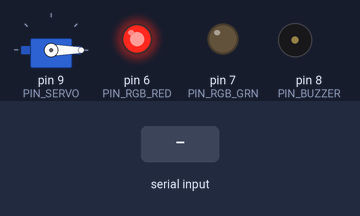
Bench run of a sketch on a simulated Arduino Uno, built with avr-gcc and run on an emulated ATmega328P. Parts: servo, output pins drawn as LEDs (lit = HIGH), buzzer (waves = sounding). Wiring (inferred from the names in the program): servo: signal pin 9. Inputs (shaded band) come from the test bench. Servo pulses on a pin are drawn as a servo (544–2400 µs = 0–180°); pins used as bus, display or sensor lines are not drawn.

Above: at 1.82 s.
2.5 s: "1" received over Serial
At 3.5 s:
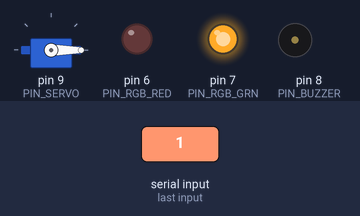
At 8.1 s:
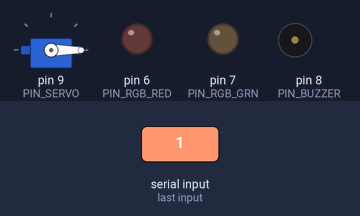
Timing chart, 0 to 11.5 s (numbered marks = the images above; inputs shaded):
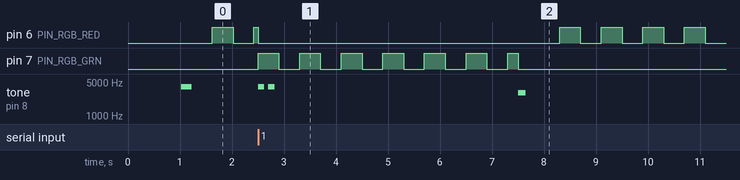

Measured:
- after the input at 2.5 s, pin 7 (PIN_RGB_GRN): goes 6 × (HIGH 0.40 s, LOW 0.40 s), HIGH 0.20 s, then LOW, starting at once; tone on pin 8 (PIN_BUZZER): plays 4000 Hz for 0.12 s, 4000 Hz for 0.12 s, 3000 Hz for 0.15 s, starting at once
- by itself, pin 6 (PIN_RGB_RED): repeats every 0.80 s: HIGH 0.40 s, LOW 0.40 s

The sketch:

smarthome_arduino.ino
```cpp
#define TEST_MODE 0

const int PIN_SERVO    = 9;
const int PIN_RGB_RED  = 6;
const int PIN_RGB_GRN  = 7;
const int PIN_BUZZER   = 8;

const unsigned long FLASH_MS = 400;
const int ANGLE_LOCKED = 90;
const int ANGLE_UNLOCKED = 0;
const unsigned long UNLOCK_HOLD_MS = 5000;
const unsigned long TEST_CYCLE_MS = 8000;

int servoPulseUs = 1500;
unsigned long lastServoPulse = 0;

unsigned long unlockStartTime = 0;
unsigned long lastTestTime = 0;
bool isUnlocked = false;
unsigned long lastFlashTime = 0;
bool flashOn = true;

void setServoAngle(int angle) {
  angle = (angle >= 0 && angle <= 180) ? angle : (angle < 0 ? 0 : 180);
  servoPulseUs = 500 + (angle * 2000) / 180;
}

void servoUpdate() {
  unsigned long now = millis();
  if (now - lastServoPulse >= 20) {
    lastServoPulse = now;
    digitalWrite(PIN_SERVO, HIGH);
    delayMicroseconds(servoPulseUs);
    digitalWrite(PIN_SERVO, LOW);
  }
}

const int BEEP_FREQ_HIGH = 4000;
const int BEEP_FREQ_LOW  = 3000;

void beep(int durationMs, int frequencyHz) {
  tone(PIN_BUZZER, frequencyHz);
  delay(durationMs);
  noTone(PIN_BUZZER);
}

void beepDouble() {
  beep(120, BEEP_FREQ_HIGH);
  delay(80);
  beep(120, BEEP_FREQ_HIGH);
}

void rgbUpdate() {
  unsigned long now = millis();
  if (now - lastFlashTime >= FLASH_MS) {
    lastFlashTime = now;
    flashOn = !flashOn;
    if (isUnlocked) {
      digitalWrite(PIN_RGB_RED, LOW);
      digitalWrite(PIN_RGB_GRN, flashOn ? HIGH : LOW);
    } else {
      digitalWrite(PIN_RGB_RED, flashOn ? HIGH : LOW);
      digitalWrite(PIN_RGB_GRN, LOW);
    }
  }
}

void setup() {
  Serial.begin(9600);

  pinMode(PIN_SERVO, OUTPUT);
  pinMode(PIN_RGB_RED, OUTPUT);
  pinMode(PIN_RGB_GRN, OUTPUT);
  pinMode(PIN_BUZZER, OUTPUT);

  setServoAngle(ANGLE_LOCKED);
  digitalWrite(PIN_RGB_RED, LOW);
  digitalWrite(PIN_RGB_GRN, LOW);
  noTone(PIN_BUZZER);

  for (int i = 0; i < 50; i++) {
    digitalWrite(PIN_SERVO, HIGH);
    delayMicroseconds(servoPulseUs);
    digitalWrite(PIN_SERVO, LOW);
    delay(20);
  }
  beep(200, BEEP_FREQ_HIGH);
}

void loop() {
  servoUpdate();
  rgbUpdate();

#if TEST_MODE
  if (!isUnlocked && (millis() - lastTestTime >= TEST_CYCLE_MS)) {
    lastTestTime = millis();
    unlock();
  }
#else
  if (Serial.available() > 0) {
    char cmd = Serial.read();
    if (cmd == '1') unlock();
  }
#endif

  if (isUnlocked && (millis() - unlockStartTime >= UNLOCK_HOLD_MS)) {
    lock();
  }
}

void unlock() {
  isUnlocked = true;
  unlockStartTime = millis();
  lastFlashTime = millis();
  flashOn = true;

  setServoAngle(ANGLE_UNLOCKED);
  digitalWrite(PIN_RGB_RED, LOW);
  digitalWrite(PIN_RGB_GRN, HIGH);
  beepDouble();
}

void lock() {
  isUnlocked = false;
  lastFlashTime = millis();
  flashOn = true;

  setServoAngle(ANGLE_LOCKED);
  digitalWrite(PIN_RGB_RED, LOW);
  digitalWrite(PIN_RGB_GRN, LOW);
  beep(150, BEEP_FREQ_LOW);
}
```
